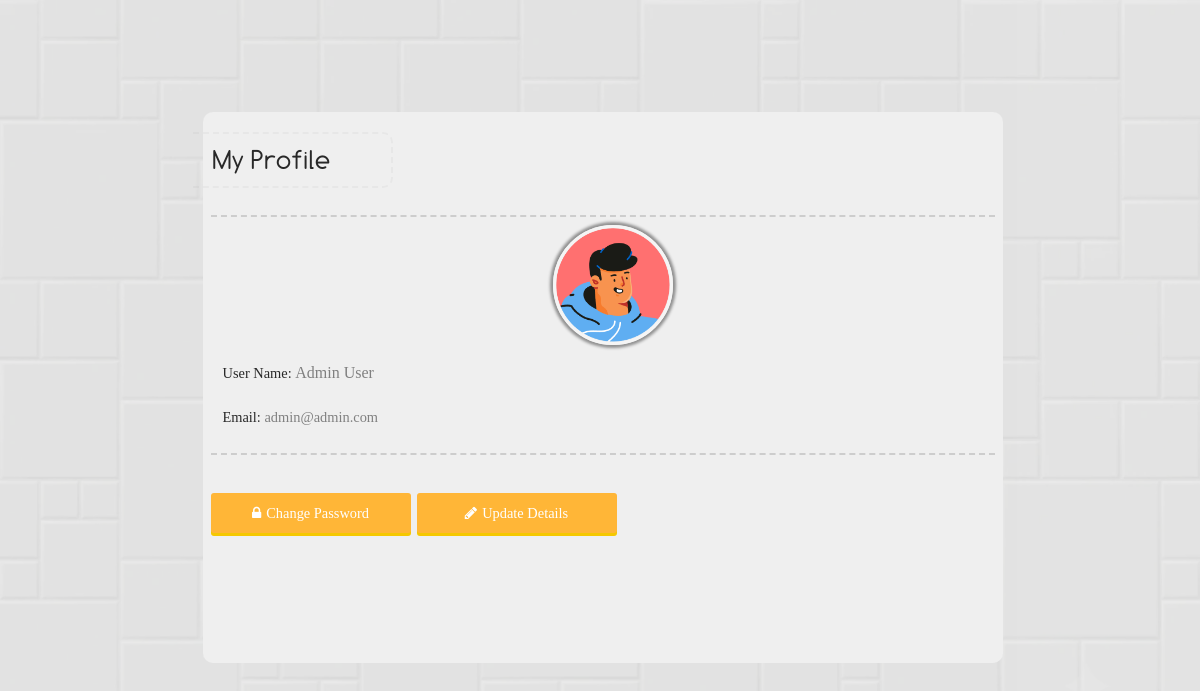
The app's page /my_profile (signed in), older data.
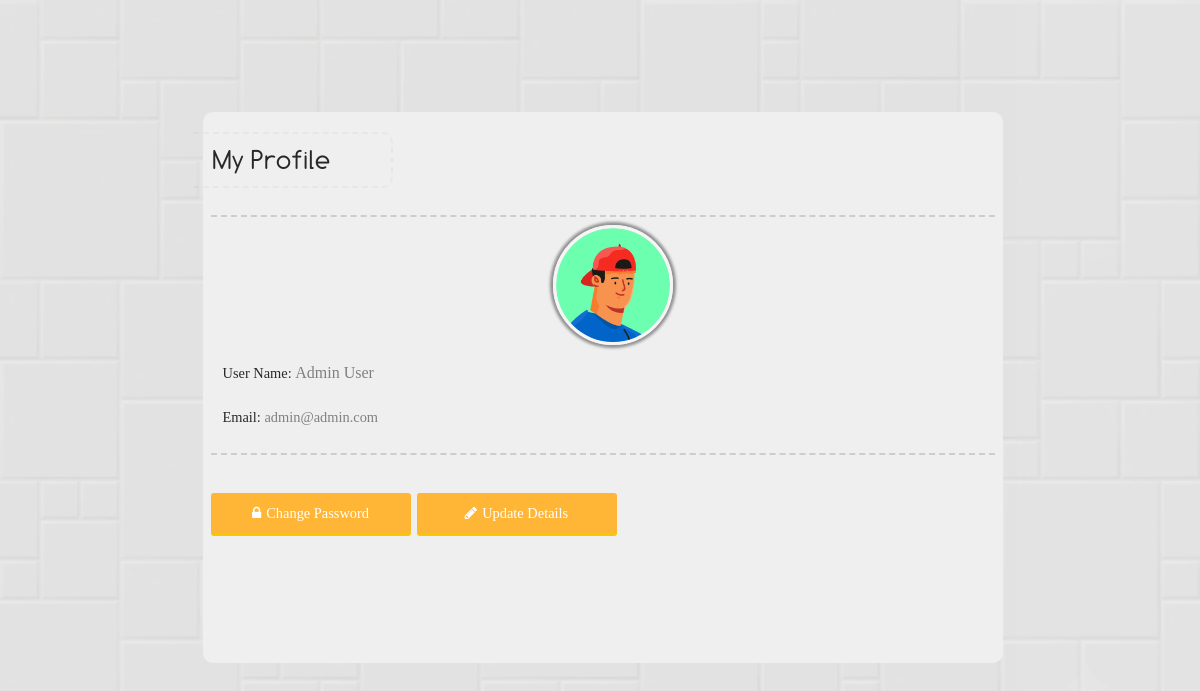
The same page, newer data.
### website/models.py (models this page shows, shortened)
class Users(db.Model, UserMixin):
    user_id = db.Column(db.Integer, primary_key=True)
    username = db.Column(db.String(50))
    email = db.Column(db.String(150), unique=True)
    password = db.Column(db.String(150))
    status = db.Column(db.String(50))
    avatar = db.Column(db.String(50))
    type = db.Column(db.Integer, db.ForeignKey('user_type.type_id'))
    misc = db.Column(db.String(1024))
    date = db.Column(db.DateTime(timezone=True), default=manila_time)

### website/user_control.py (the view)
@user_control.route('/my_profile', methods=['GET', 'POST'])
@login_required
def show_profile():
    sent = request.args.get('sent')
    if sent is None:
        sent = 'false'
    return render_template("profile.html", user=current_user, page='my_profile', sent=sent)

### website/templates/profile.html (shortened to what this page needs)
{% extends "base_headless.html" %}
{% block extra_css %}
<link id='maine' rel="stylesheet" href="{{ url_for('static', filename='css/profile_page.css') }}">
{% endblock %}
{% block contents %}
<div class="profile_page_main_con">
{% if page == 'my_profile' %}
	<div class="profile_page_con  primary_background primary_color {% if user.status != 'confirmed' %}blured_out{% endif %}" style=''>
		<div class="profile_title">
			<div>My Profile</div>
		</div>
		<hr class='line_2'>
		<div class="profile_details">
			<div class='avatar_con'> <img class='avatar_' src="{{ url_for('static', filename='images/'+current_user.avatar+'.png') }}" /></div>
		</div>
		<div class="profile_details normal">
			<p><span>User Name: </span> <span class="grayed_out normal" id="username">{{ user.username }}</span></p>
			<p><span>Email: </span> <span class="grayed_out">{{ user.email }}</span></p>
		</div>
			<hr class='line_2'>
	<div class="pro_button_kon">
		<button class="df_button secondary_background pro_button_ normal cpass_button" onclick='go_to("change_pass")'>
			<span class="fa fa-lock"></span> <span>Change Password</span>
		</button>
		<div class="df_button secondary_background normal pro_button_ edit_button" onclick='go_to("edit_profile")'>
			<span class="fa fa-pencil"></span> <span>Update Details</span>
		</div>
	</div>
	<div class="pro_button_kon">
	</div>
	</div>
{% endif %}
</div>
{% endblock %}

### website/templates/base_headless.html (shortened to what this page needs)
<!DOCTYPE html>
<html lang="en">
<head>
	<link rel="stylesheet" href="{{ url_for('static', filename='css/main.css') }}">
	<link rel="stylesheet" href="{{ url_for('static', filename='css/animate.min.css') }}">
	<link rel="stylesheet" href="{{ url_for('static', filename='css/custom_contextmenu.css') }}">
	<link rel="stylesheet" href="{{ url_for('static', filename='css/modal_styles.css') }}">
	<link rel="stylesheet" href="{{ url_for('static', filename='css/modal_views.css') }}">
	<link rel="stylesheet" href="{{ url_for('static', filename='css/daimofuu_buttons.css') }}">
	<link rel="stylesheet" href="{{ url_for('static', filename='css/daimofuu_textfield.css') }}">
	<link rel="stylesheet" href="{{ url_for('static', filename='css/typography.css') }}">
	{% block extra_css %} {% endblock %}
	<link id='' rel="stylesheet" href="{{ url_for('static', filename='css/loader.css') }}">
	{% if get_theme() == 'dark' %}
	<link  id='theme' rel="stylesheet" href="{{ url_for('static', filename='css/coloring_dark.css') }}">
	{% else %}
	<link  id='theme' rel="stylesheet" href="{{ url_for('static', filename='css/coloring.css') }}">
	{% endif %}
	<link rel="stylesheet" href="{{ url_for('static', filename='css/font-awesome.css') }}">
</head>
<body class="primary_background primary_color" id="main_body">
{% block contents %}
{%endblock%}
</body>
</html>

### website/static/css/main.css (style rules this page uses)
body { margin:0; font-family:Comfortaa; min-height:100%; padding:0px; color:white; }
.line_2 { width:98%; border:none; border-bottom:dashed rgba(70,70,70,0.2) 2px; }

### website/static/css/modal_styles.css (style rules this page uses)
button { cursor:pointer; }

### website/static/css/daimofuu_buttons.css (style rules this page uses)
.df_button { min-width:40px; min-height:40px; cursor:pointer; border:none; outline:none; background-color:none; border-radius:8px; padding:5px; box-shadow:0 3px 0 var(--secondary_color_darker); user-select:none; -webkit-transition:0.05s; transition:0.05s; }

### website/static/css/typography.css (style rules this page uses)
body, html { font-family:Gotham Rounded; }
.normal { font-size:16px; line-height:15px; font-family: 'Gotham Rounded'; }

### website/static/css/profile_page.css (style rules this page uses)
.profile_page_main_con { box-sizing:border-box; width:100%; height:auto; min-height:100vh; position:relative; background:rgba(230,230,230,0.2); padding:20px; padding-left:25px; padding-bottom:45px; display:flex; justify-content:center; flex-direction:column; align-items:center; font-family:Comfortaa; }
.profile_page_main_con > * { box-sizing:border-box; }
#main_body { background-color:var(--primary_background_darker); background-image:var(--bg_src); background-size:cover; background-attachment:fixed; transition:0.2s; -webkit-transition:0.2s; }
.profile_page_con { width:100%; max-width:800px; min-height:300px; border-right: 25px solid rgba(0,20,210,1); border-radius:10px; display:flex; align-items:center; justify-content:center; flex-direction:column; position:relative; }
.pro_button_kon { box-sizing:border-box; width:100%; display:flex; padding:5px; justify-content:left; align-items:center; min-height:100px; }
.pro_button_ { width:100%; max-width:200px; height:35px; margin:3px; border-radius:3px; display:flex; font-size:0.9em; gap:5px; align-items:center; justify-content:center; padding:5px; text-align:center; color:white; cursor:pointer; user-select:none; flex-direction:row; -webkit-transition:0.3s; transition:0.3s; }
.grayed_out { color:gray; }
.cpass_button { background:rgba(14,105,170,1); }
.profile_title { width:100%; min-height:35px; box-sizing:border-box; margin-top:30px; margin-bottom:30px; position:relative; top:0; left:0; right:0; display:flex; align-items:center; padding-left:20px; font-size:1.7em; }
.profile_title > div { width:100%; color:var(--primary_color); max-width:200px; padding:10px; position:absolute; left:0; border-radius:0px 10px 10px 0px; border:2px dashed rgba(0,0,0,0.03) ; border-left:0px; padding-left:20px; transform:translateX(-10px); }
.profile_details { width:100%; min-height:100px; box-sizing:border-box; position:relative; bottom:0; left:0; right:0; display:flex; flex-direction:column; justify-content:center; align-items:left; padding-left:20px; font-size:0.9em; }
.line_2 { width:98%; border:none; border-bottom:dashed rgba(70,70,70,0.2) 2px; }
.avatar_con { width:120px; height:120px; overflow:hidden; box-sizing:border-box; border:solid rgba(245,245,245,1) 3px; box-shadow:0px 0px 3px 3px rgba(0,0,0,0.4); border-radius:100%; margin:0px auto; }
.avatar_ { width:100%; box-sizing:border-box; height:auto; }

### website/static/css/loader.css (style rules this page uses)
* { box-sizing:border-box; }

### website/static/css/coloring.css (style rules this page uses)
:root { --primary_background: #efefef; --primary_background_faded: #efefef35; --primary_background_darker: #e3e3e3; --primary_color: rgba(40,40,40,1); --primary_color_faded: rgba(40,40,40,0.6); --primary_color_invert: rgba(254,254,255,1); --secondary_color: #ffdca8; --secondary_color_faded: #ff980088; --secondary_color_darker: #f5c800; --third_color_faded: rgba(24,24,24,0.30); --third_much_faded: rgba(24,24,24,0.05); --secondary_background: #ffb637; --accent_color:#D6BC3D; --error_color: #e91e63; --secondary_color_faded1: #ffbe4560; --secondary_color_faded2: #61ff5c60; --failed_color_faded: #e91e63a0; --bg_src: url('../images/mosiac_light.webp'); }
.primary_color::placeholder { color: var(--primary_color); opacity: 0.6; }
.primary_color { color: var(--primary_color)!important; }
.primary_background { background-color:var(--primary_background); }
.secondary_background { background-color:var(--secondary_background); }
.profile_page_con { border-right:var(--secondary_background); }

Row changes from the older to the newer data that the page shows:
changed Users "Admin User": avatar: a different picture
